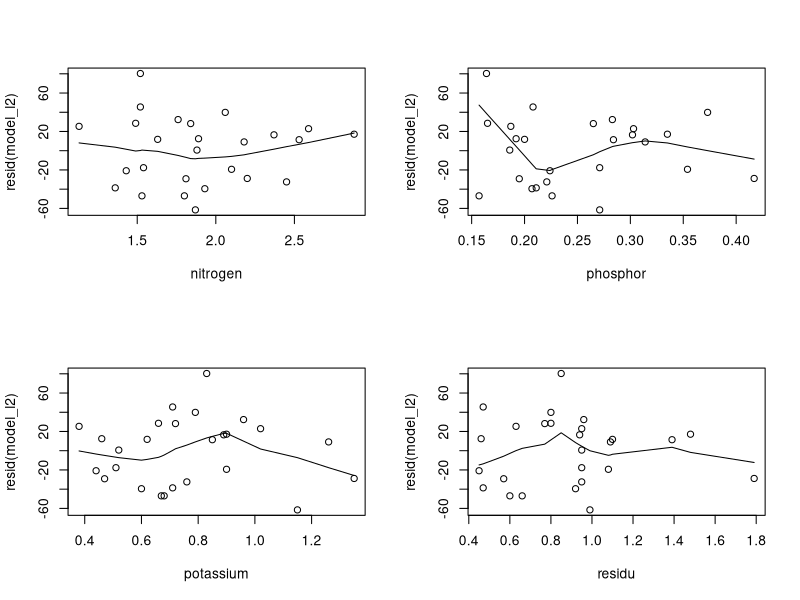
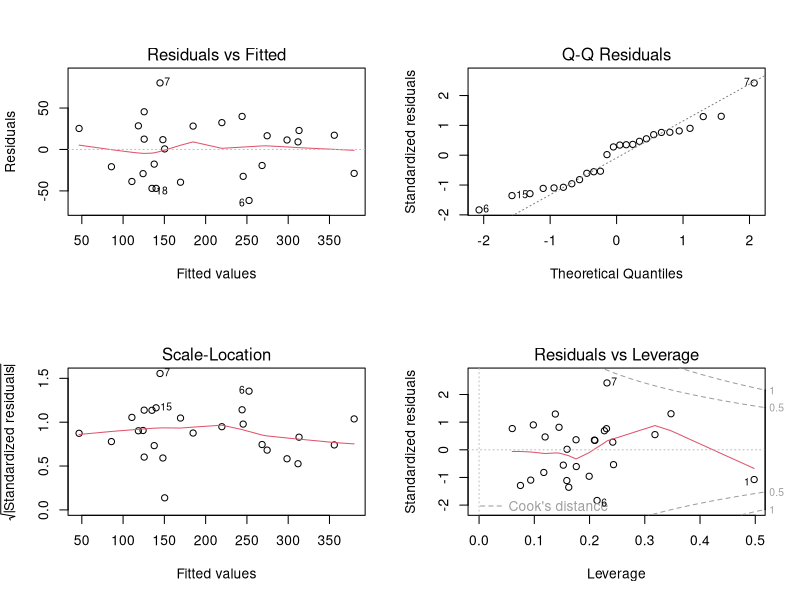
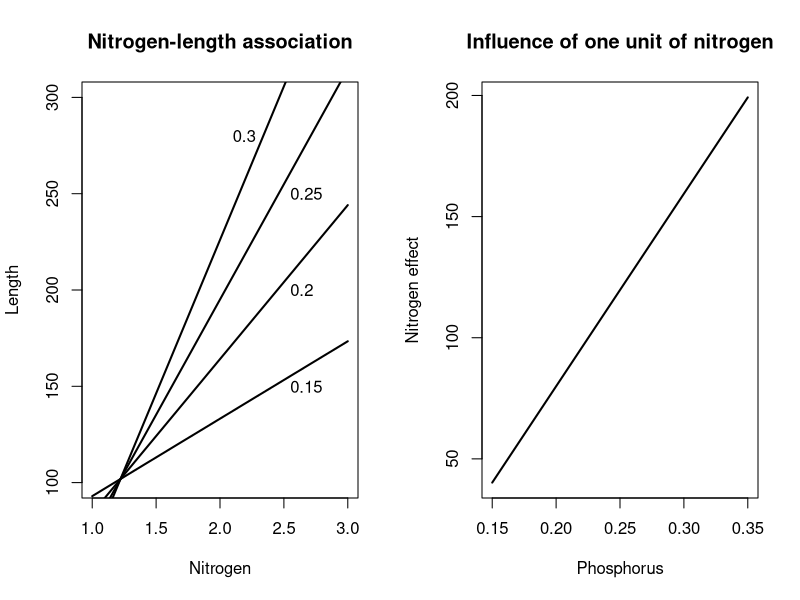
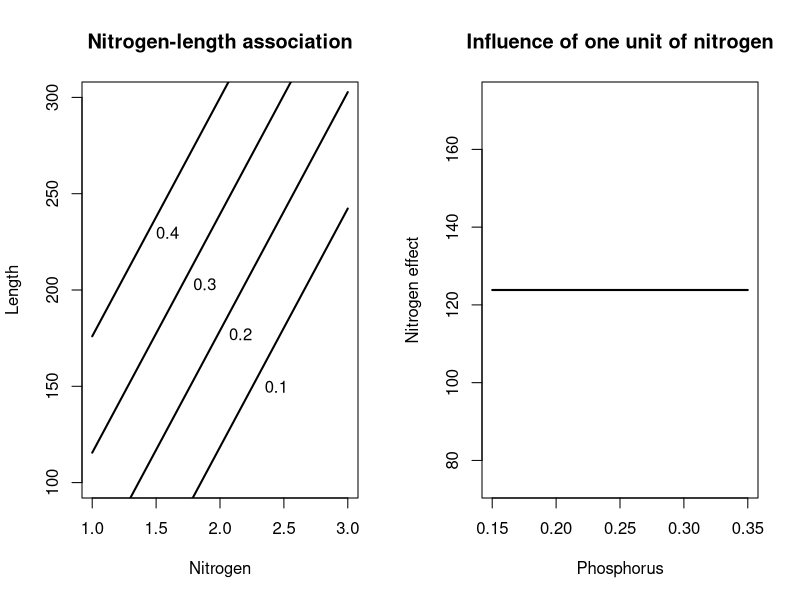

These charts were generated, in order, by the following R code:
## ---- chunk 1
CWD <- read.table("./datasets/01-linear-regression/christ.csv", header = T, sep = ",", dec = ".")
attach(CWD)

model <- lm(CWD.BASA ~ RIP.DENS)
model3 <- lm(I(log(CWD.BASA)) ~ RIP.DENS + I(RIP.DENS^2))
summary(model)
confint(model)

needles <- read.table("./datasets/01-linear-regression/needles.txt", header = T, sep = "\t", dec = ".")
attach(needles)

## ---- chunk 2
model_l <- lm(length ~ phosphor)
summary(model_l)
## ---- chunk 3
model_l2 <- lm(length ~ nitrogen + phosphor + potassium + residu)
summary(model_l2)$coefficients
## ---- chunk 4
summary(model_l2)$coefficients
## ---- chunk 5
par(mfrow = c(2,2))
plot(nitrogen, resid(model_l2))
lines(lowess(nitrogen,resid(model_l2)))
plot(phosphor, resid(model_l2))
lines(lowess(phosphor,resid(model_l2)))
plot(potassium, resid(model_l2))
lines(lowess(potassium,resid(model_l2)))
plot(residu, resid(model_l2))
lines(lowess(residu,resid(model_l2)))
## ---- chunk 6
par(mfrow=c(2,2))
plot(model_l2)
## ---- chunk 7
model_l3 <- lm(length ~ nitrogen * phosphor)
summary(model_l3)
## ---- chunk 8
model <- lm(length ~ nitrogen*phosphor, data = needles)
cs <- coef(model)

nitrogen_plot <- seq(1, 3, length.out = 50)
phosphor_plot <- c(0.15, 0.20, 0.25, 0.30)

predict_length <- function(phosphor) {
  length <- cs[1] + cs[2]*nitrogen_plot + cs[3]*phosphor + cs[4]*nitrogen_plot*phosphor
  return(length)  
}

par(mfrow=c(1, 2))
plot(1, type='n', xlim=c(min(nitrogen_plot), max(nitrogen_plot)),
     ylim=c(100, 300), xlab='Nitrogen', ylab='Length',
     main="Nitrogen-length association")
for (ph in phosphor_plot) {
  outcome <- predict_length(ph)
  lines(nitrogen_plot, outcome, type = "l", lwd = 2)
}

# manually place labels
text(2.55, 150, 0.15, adj = 0)
text(2.55, 200, 0.20, adj = 0)
text(2.55, 250, 0.25, adj = 0)
text(2.10, 280, 0.30, adj = 0)

phosphor_plot <- seq(0.15, 0.40, by = 0.1)
nitrogen_effect <- cs[2] + cs[4]*phosphor_plot
plot(phosphor_plot, nitrogen_effect, type = "l", lwd = 2,
     xlab = "Phosphorus", ylab = "Nitrogen effect",
     main = "Influence of one unit of nitrogen")
## ---- chunk 9
model_l4 <- lm(length ~ nitrogen + phosphor)
summary(model_l4)
## ---- chunk 10
model <- lm(length ~ nitrogen + phosphor, data = needles)
cs <- coef(model)

nitrogen_plot <- seq(1, 3, length.out = 50)
phosphor_plot <- c(0.10, 0.20, 0.30, 0.40)

predict_length <- function(phosphor) {
  length <- cs[1] + cs[2]*nitrogen_plot + cs[3]*phosphor
  return(length)  
}

par(mfrow=c(1, 2))
plot(1, type='n', xlim=c(min(nitrogen_plot), max(nitrogen_plot)),
     ylim=c(100, 300), xlab='Nitrogen', ylab='Length',
     main="Nitrogen-length association")
for (ph in phosphor_plot) {
  outcome <- predict_length(ph)
  lines(nitrogen_plot, outcome, type = "l", lwd = 2)
}

# manually place labels
text(2.35, 150, 0.10, adj = 0)
text(2.07, 177, 0.20, adj = 0)
text(1.79, 203, 0.30, adj = 0)
text(1.50, 230, 0.40, adj = 0)

phosphor_plot <- seq(0.15, 0.40, by = 0.1)
nitrogen_effect <- cs[2] + 0*phosphor_plot
plot(phosphor_plot, nitrogen_effect, type = "l", lwd = 2,
     xlab = "Phosphorus", ylab = "Nitrogen effect",
     main = "Influence of one unit of nitrogen")
## ---- chunk 11
model_l5 <- lm(length ~ nitrogen * phosphor + potassium 
               + phosphor * residu)
## ---- chunk 12
summary(model_l5)$coefficients
